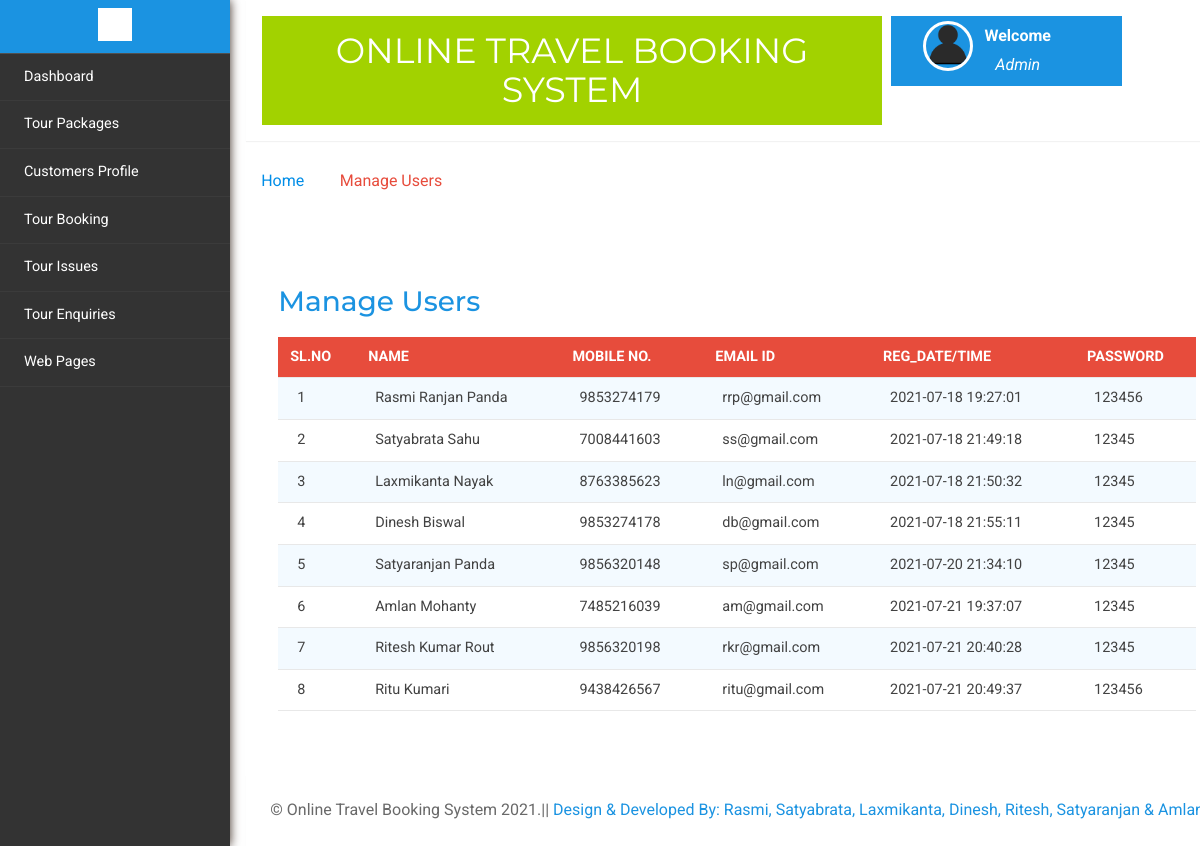
Page /manage-users.php (signed in) on the committed database.
### tables this page shows
CREATE TABLE IF NOT EXISTS `tblusers` (
  `id` int(11) NOT NULL AUTO_INCREMENT,
  `FullName` varchar(100) DEFAULT NULL,
  `MobileNumber` char(10) DEFAULT NULL,
  `EmailId` varchar(70) DEFAULT NULL,
  `Password` varchar(100) DEFAULT NULL,
  `RegDate` timestamp NULL DEFAULT CURRENT_TIMESTAMP,
  `UpdationDate` timestamp NULL DEFAULT NULL,
  PRIMARY KEY (`id`),
  KEY `EmailId` (`EmailId`),
  KEY `EmailId_2` (`EmailId`)
);

### manage-users.php (the view, shortened to what this page needs)
<?php
include('includes/config.php');
if(strlen($_SESSION['alogin'])==0)
	{
header('location:index.php');
}
else{
	?>
<!DOCTYPE HTML>
<html>
<head>
<link href="css/bootstrap.min.css" rel='stylesheet' type='text/css' />
<link href="css/style.css" rel='stylesheet' type='text/css' />
<link rel="stylesheet" href="css/morris.css" type="text/css"/>
<link href="css/font-awesome.css" rel="stylesheet">
<link rel="stylesheet" type="text/css" href="css/table-style.css" />
<link rel="stylesheet" type="text/css" href="css/basictable.css" />
<link rel="stylesheet" href="css/icon-font.min.css" type='text/css' />
</head>
<body>
   <div class="page-container">
<div class="left-content">
	   <div class="mother-grid-inner">
				<?php include('includes/header.php');?>
				</div>
<ol class="breadcrumb">
                <li class="breadcrumb-item"><a href="index.html">Home</a><i class="fa fa-angle-right"></i>Manage Users</li>
            </ol>
<div class="agile-grids">
				<div class="agile-tables">
					<div class="w3l-table-info">
					  <h2>Manage Users</h2>
					    <table id="table">
						<thead>
						  <tr>
						  <th>Sl.No</th>
							<th>Name</th>
							<th>Mobile No.</th>
							<th>Email Id</th>
							<th>Reg_Date/Time </th>
							<th>Password </th>
						  </tr>
						</thead>
						<tbody>
<?php $sql = "SELECT * from tblusers";
$query = $dbh -> prepare($sql);
$query->execute();
$results=$query->fetchAll(PDO::FETCH_OBJ);
$cnt=1;
if($query->rowCount() > 0)
{
foreach($results as $result)
{				?>
						  <tr>
							<td><?php echo htmlentities($cnt);?></td>
							<td><?php echo htmlentities($result->FullName);?></td>
							<td><?php echo htmlentities($result->MobileNumber);?></td>
							<td><?php echo htmlentities($result->EmailId);?></td>
							<td><?php echo htmlentities($result->RegDate);?></td>
							<td><?php echo htmlentities($result->Password);?></td>
						  </tr>
						 <?php $cnt=$cnt+1;} }?>
						</tbody>
					  </table>
					</div>
			</div>
<?php include('includes/footer.php');?>
</div>
</div>
						<?php include('includes/sidebarmenu.php');?>
							</div>
</body>
</html>
<?php } ?>

### css/table-style.css (style rules this page uses)
table { background: white; border-collapse: collapse; margin: 1.25em 0 0; width: 100%; }
table tr, table th, table td { border: none; border-bottom: 1px solid #e8e8e8; font-size: .95em; }
table th, table td { padding: 10px 12px; text-align: left; }
table th { background: #e74c3c; color: #fff; text-transform: uppercase; }
table tr td { background: #f3faff; color: #424242; }
table tr:nth-of-type(2n+2) td { background: #ffffff; }
table { width: 100%; }

### rows in the picture
tblusers: FullName "Rasmi Ranjan Panda", MobileNumber "9853274179", EmailId "rrp@gmail.com", RegDate "2021-07-18 19:27:01", Password "123456"
tblusers: FullName "Satyabrata Sahu", MobileNumber "7008441603", EmailId "ss@gmail.com", RegDate "2021-07-18 21:49:18", Password "12345"
tblusers: FullName "Laxmikanta Nayak", MobileNumber "8763385623", EmailId "ln@gmail.com", RegDate "2021-07-18 21:50:32", Password "12345"
tblusers: FullName "Dinesh Biswal", MobileNumber "9853274178", EmailId "db@gmail.com", RegDate "2021-07-18 21:55:11", Password "12345"
tblusers: FullName "Satyaranjan Panda", MobileNumber "9856320148", EmailId "sp@gmail.com", RegDate "2021-07-20 21:34:10", Password "12345"
tblusers: FullName "Amlan Mohanty", MobileNumber "7485216039", EmailId "am@gmail.com", RegDate "2021-07-21 19:37:07", Password "12345"
tblusers: FullName "Ritesh Kumar Rout", MobileNumber "9856320198", EmailId "rkr@gmail.com", RegDate "2021-07-21 20:40:28", Password "12345"
tblusers: FullName "Ritu Kumari", MobileNumber "9438426567", EmailId "ritu@gmail.com", RegDate "2021-07-21 20:49:37", Password "123456"
